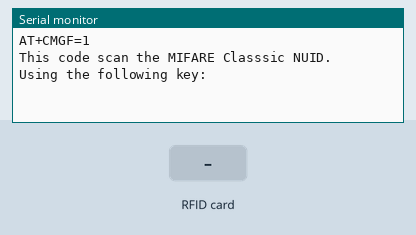
Bench run of a sketch on a simulated Arduino Uno, built with avr-gcc and run on an emulated ATmega328P. Parts: the last lines printed to the serial monitor. The inputs (shaded band) are chosen by the test bench.

Above: at 3.4 s.
3.5 s: RFID card 96 55 07 70 56 held to the reader
At 3.9 s:
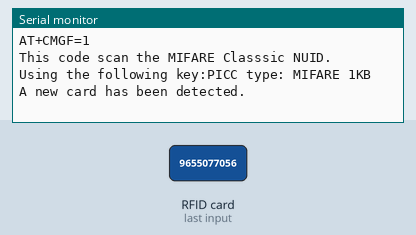
5.0 s: RFID card 96 55 07 70 56 held to the reader
At 6.5 s:
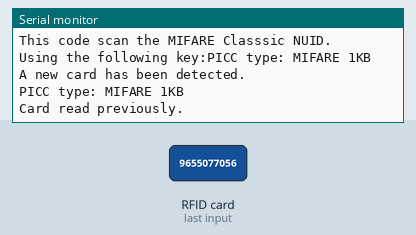

Measured:
- after the input at 3.5 s, the serial monitor: prints a new line at once (image 1)
- after the input at 5.0 s, the serial monitor: prints a new line at once (image 2)

The sketch:

blind.ino
```cpp
// (licence header left out)
#include <SPI.h>
#include <MFRC522.h>

#define SS_PIN 10
#define RST_PIN 9
int timestosend=2;
int count=0;
int state=0;
char phone_no[]="9655077056";
#include <SoftwareSerial.h>

//SoftwareSerial BTserial(5, 6); // RX | TX

MFRC522 rfid(SS_PIN, RST_PIN); // Instance of the class

MFRC522::MIFARE_Key key;

// Init array that will store new NUID
byte nuidPICC[4];
byte knownTac[4] = {9,111,156,26};//!!!!!!!!!!!!!!!!!!!!!!!!!!!!!!!!!!!!!!!!!!!!!!!!!!!!!!!!!!!!!!!!!!!!!!!!!!!!!!!!!!!!!!!!!!!!!!!!!!!!!!!!!
boolean KNOW = true;               //!!!!!!!!!!!!!!!!!!!!!!!!!!!!!!!!!!!!!!!!!!!!!!!!!!!!!!!!!!!!!!!!!!!!!!!!!!!!!!!!!!!!!!!!!!!!!!!!!!!!!!!!!!!!

void setup() {
  Serial.begin(9600);
  //Serial.begin(9600);  //open serial connection at baud 9600
  delay(2000);
  Serial.println("AT+CMGF=1"); //set GSM to text mode
  delay(200);
  SPI.begin(); // Init SPI bus
  rfid.PCD_Init(); // Init MFRC522

  for (byte i = 0; i < 6; i++) {
    key.keyByte[i] = 0xFF;
  }

  Serial.println(F("This code scan the MIFARE Classsic NUID."));
  Serial.print(F("Using the following key:"));
 // printHex(key.keyByte, MFRC522::MF_KEY_SIZE);

}

void loop() {

  // Look for new cards
  if ( ! rfid.PICC_IsNewCardPresent())
    return;

  // Verify if the NUID has been readed
  if ( ! rfid.PICC_ReadCardSerial())
    return;

  Serial.print(F("PICC type: "));
  MFRC522::PICC_Type piccType = rfid.PICC_GetType(rfid.uid.sak);
  Serial.println(rfid.PICC_GetTypeName(piccType));

  // Check is the PICC of Classic MIFARE type
  if (piccType != MFRC522::PICC_TYPE_MIFARE_MINI &&
    piccType != MFRC522::PICC_TYPE_MIFARE_1K &&
    piccType != MFRC522::PICC_TYPE_MIFARE_4K) {
    Serial.println(F("Your tag is not of type MIFARE Classic."));
    return;
  }

  if (rfid.uid.uidByte[0] != nuidPICC[0] ||
    rfid.uid.uidByte[1] != nuidPICC[1] ||
    rfid.uid.uidByte[2] != nuidPICC[2] ||
    rfid.uid.uidByte[3] != nuidPICC[3] ) {
    Serial.println(F("A new card has been detected."));

    // Store NUID into nuidPICC array
    for (byte i = 0; i < 4; i++) {
      nuidPICC[i] = rfid.uid.uidByte[i];
    }


for(int i = 0; i < 4; i++){                     //!!!!!!!!!!!!!!!!!!!!!!!!!!!!!!!!!!!!!!!!!!!!!!!!!!!!!!!!!!!!!!!!!!!!!!!!!!!!!!!!!!!!!!!
  if (knownTac[i] != nuidPICC[i]){
    KNOW = false;
   // Serial.println("ready to go :)");
  }else{
 // Serial.println("Please wait until next bus arrives");
  KNOW = true;
  }
}

  }
  else Serial.println(F("Card read previously."));

  // Halt PICC
  rfid.PICC_HaltA();

  // Stop encryption on PCD
  rfid.PCD_StopCrypto1();

  if(KNOW){                            // !!!!!!!!!!!!!!!!!!!!!!!!!!!!!!!!!!!!!!!!!!!!!!!!!!!!!!!!!!!!!!!!!!!!!!!!!!!!!!!!!!!!!!!!!!!!!!!!!!!!!!!
    Serial.print("bus Found, Thirumangalam Ready to go ...have a safe journey :)");
    int state=1;
      if(state==1)
      {
    delay(1000)  ;
    Serial.print("AT+CMGS=\"");
    Serial.print(phone_no);
    Serial.println("\"");
     while(Serial.read()!='>');
     {
      Serial.print("1234");
      delay(500);
      Serial.write(0x1A); // sends ctrl+z end of message
      Serial.write(0x0D); // carriage Return in Hex
      Serial.write(0x0A);  // Line feed in Hex9
      //The 0D0A PAIR OF characters is the signal for the end of a line
      delay(1000);
    }

  }
  else{
    Serial.print("please wait until next bus arrrives");
    state=0;
    delay(1000)  ;
    Serial.print("AT+CMGS=\"");
    Serial.print(phone_no);
    Serial.println("\"");
     while(Serial.read()!='>');
     {
      Serial.print("4231");
      delay(500);
      Serial.write(0x1A); // sends ctrl+z end of message
      Serial.write(0x0D); // carriage Return in Hex
      Serial.write(0x0A);  // Line feed in Hex9
      //The 0D0A PAIR OF characters is the signal for the end of a line
      delay(1000);
    }

  }
  }}
```
